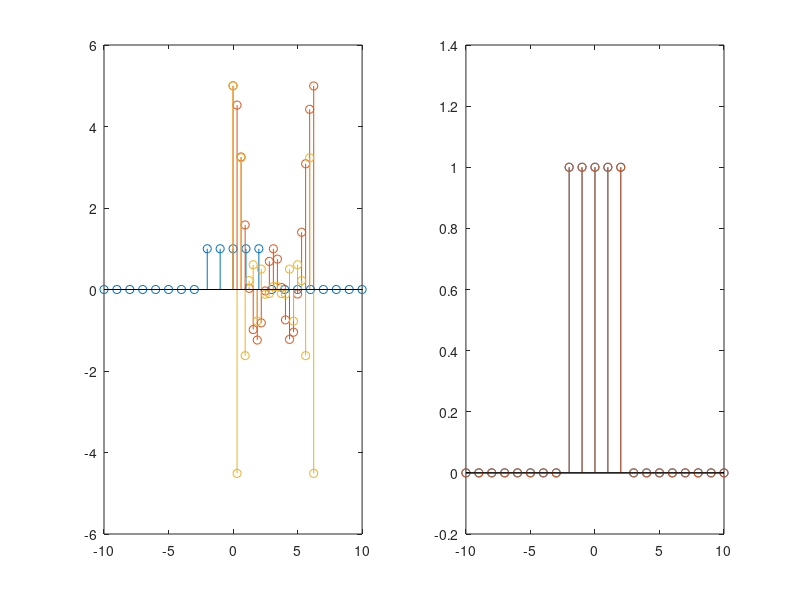

MATLAB code for this plot:
% Dean

clc;
clear;
row = 1;
column = 2;
% frequencyStep = 1;
frequencyStep = 1/3.2;
frequencyStep2 = 1/3.2;

% Defining interval for n
n = (-10 : 10);

% Defining signal

% xOfN = cos((2*pi/10) * n);
xOfN = zeros(1, length(n));
xOfN(9:13) = 1;
subplot(row, column, 1);
stem(n, xOfN);

% Defining frequency interval
frequencies = (0: frequencyStep : 2*pi);
frequencies2 = (0: frequencyStep2 : 2*pi);

% Preallocated array
result = zeros(1, length(frequencies));
for w = 1 : length(frequencies)
   sum = 0;
   
   for index = 1 : length(n)
        sum = sum + (xOfN(index) * exp(-1i * frequencies(w) * n(index)));
   end
   
   result(w) = sum;
   
end

hold;
stem(frequencies, result)

resultMatlab = fft(xOfN)
stem(frequencies, resultMatlab);

% Question 3
subplot(row, column, 2);
og = ifft(resultMatlab);
stem(n, xOfN);
hold
stem(n, og);





